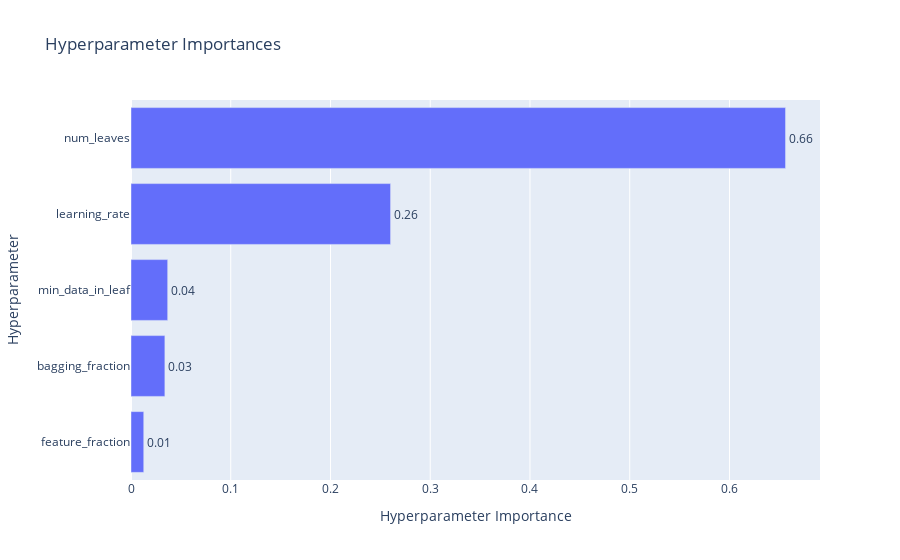

Notebook code for this chart:
### Code cell
plot_param_importances(study)

### Figure 1 — Plotly figure (JSON) as saved in the notebook; plotly's stock layout.template omitted (floating-point values rounded to 4 significant figures)
{"data": [{"cliponaxis": false, "hovertemplate": ["feature_fraction (FloatDistribution): 0.012786075258844842<extra></extra>", "bagging_fraction (FloatDistribution): 0.033962096509053734<extra></extra>", "min_data_in_leaf (IntDistribution): 0.03678215643846942<extra></extra>", "learning_rate (FloatDistribution): 0.2602440147400603<extra></extra>", "num_leaves (IntDistribution): 0.6562256570535717<extra></extra>"], "name": "Objective Value", "orientation": "h", "text": ["0.01", "0.03", "0.04", "0.26", "0.66"], "textposition": "outside", "type": "bar", "x": [0.01279, 0.03396, 0.03678, 0.2602, 0.6562], "y": ["feature_fraction", "bagging_fraction", "min_data_in_leaf", "learning_rate", "num_leaves"]}], "layout": {"title": {"text": "Hyperparameter Importances"}, "xaxis": {"title": {"text": "Hyperparameter Importance"}}, "yaxis": {"title": {"text": "Hyperparameter"}}}}
